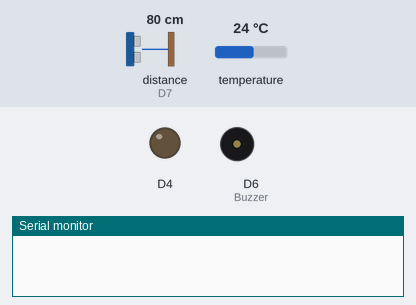
A sketch run on a simulated ESP8266 (NodeMCU). Shown: output pins drawn as LEDs (lit = HIGH), buzzer (waves = sounding), the last lines printed to the serial monitor. Wiring (inferred from the names in the program): ultrasonic range finder: trigger D8; echo D7. The test bench sets the inputs (shaded band); at power-on: distance to the obstacle (sensor on D7) 80 cm, temperature 24 °C. The echo pulse lasts 58.3 µs per cm; WiFi joins after 1.5 s; servers stay silent unless stated; pins used as bus, display or sensor lines are not drawn.

Above: at 0.1 s.
At 6.9 s:
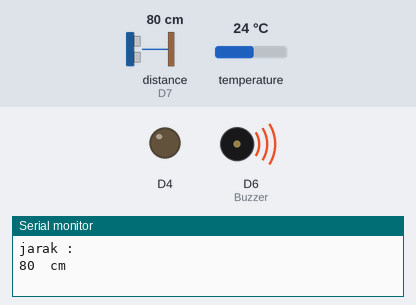
Timing chart, 0 to 8.4 s (numbered marks = the images above):
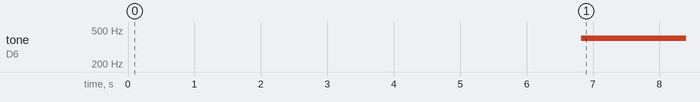

Measured:
- by itself, tone on D6 (Buzzer): silent → 400 Hz at 6.8 s

The sketch:

Monitoring-hydroponic.ino
```cpp
#define BLYNK_PRINT Serial
#include <ESP8266WiFi.h>
#include <BlynkSimpleEsp8266.h>
#include <OneWire.h>
#include <DallasTemperature.h>

char auth[] = "";
char ssid[] = "";
char pass[] = "";

#define triggerPin D8
#define echoPin    D7
int Buzzer = D6;
const int oneWireBus = D5;
int relayPin1 = D0;
int relayPin2 = D1;

OneWire oneWire(oneWireBus);
DallasTemperature sensors(&oneWire);


void setup() {
  pinMode(2, OUTPUT);
  Serial.begin(9600);
  pinMode(triggerPin, OUTPUT);
  pinMode(echoPin, INPUT);
  sensors.begin();
  Blynk.begin(auth, ssid, pass);
  digitalWrite(relayPin1, OUTPUT);
  digitalWrite(relayPin2, OUTPUT);
 }

void loop() {
  {
  // put your main code here, to run repeatedly:
long duration, jarak;
digitalWrite(triggerPin, LOW);
delayMicroseconds(2);
digitalWrite(triggerPin, HIGH);
delayMicroseconds(10);
digitalWrite(triggerPin, LOW);
duration = pulseIn(echoPin, HIGH);
jarak = (duration/2)/29.1;
Serial.println("jarak : ");
Serial.print(jarak);
Serial.println("  cm");
Blynk.virtualWrite(11, jarak);
delay(5000);
if(jarak <= 5){
  digitalWrite(Buzzer, LOW);
}else{
  tone(Buzzer, 400);
  Blynk.notify("cek dan tambahkan air nutrisi.!!");
}
sensors.requestTemperatures();
float temperatureC = sensors.getTempCByIndex(0);
Blynk.virtualWrite(10, temperatureC);
delay(1000);
Blynk.run();
}
}
```
